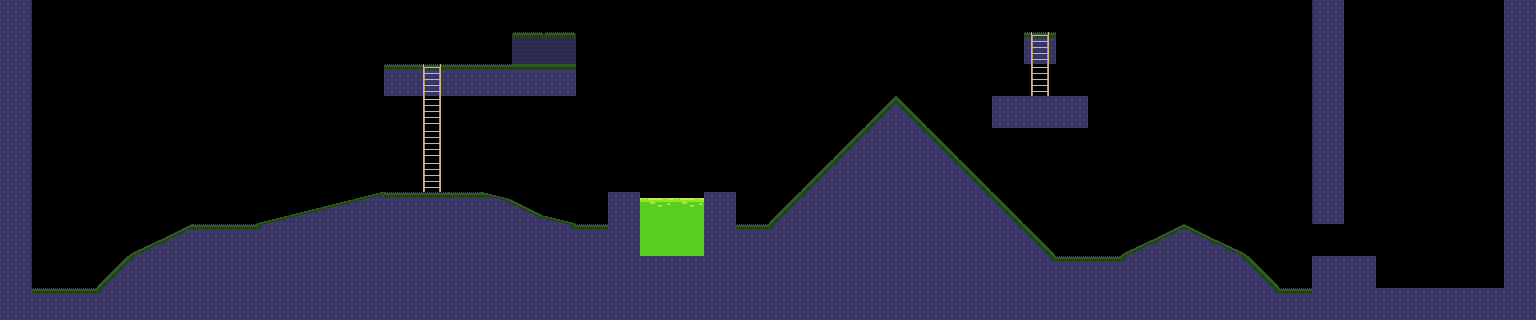

The image is a tile-based game level rendered from a .tmx file. Its description and complete source (layers, tilesets, objects, tile grids) follow:
An orthogonal 48x10 tile map with 32x32 px tiles, 1 tile layer (Capa de Patrones 1).

<map version="1.0" tiledversion="1.0.3" orientation="orthogonal" renderorder="right-down" width="48" height="10" tilewidth="32" tileheight="32" nextobjectid="1">
 <tileset firstgid="1" source="patterns.tsx" />
 <layer name="Capa de Patrones 1" width="48" height="10">
  <data encoding="csv">
2,0,0,0,0,0,0,0,0,0,0,0,0,0,0,0,0,0,0,0,0,0,0,0,0,0,0,0,0,0,0,0,0,0,0,0,0,0,0,0,0,3,0,0,0,0,0,1,
2,0,0,0,0,0,0,0,0,0,0,0,0,0,0,0,10,10,0,0,0,0,0,0,0,0,0,0,0,0,0,0,12,0,0,0,0,0,0,0,0,3,0,0,0,0,0,1,
2,0,0,0,0,0,0,0,0,0,0,0,4,12,4,4,9,9,0,0,0,0,0,0,0,0,0,0,0,0,0,0,11,0,0,0,0,0,0,0,0,3,0,0,0,0,0,1,
2,0,0,0,0,0,0,0,0,0,0,0,0,11,0,0,0,0,0,0,0,0,0,0,0,0,0,20,21,0,0,1,1,1,0,0,0,0,0,0,0,3,0,0,0,0,0,1,
2,0,0,0,0,0,0,0,0,0,0,0,0,11,0,0,0,0,0,0,0,0,0,0,0,0,20,41,42,21,0,0,0,0,0,0,0,0,0,0,0,3,0,0,0,0,0,1,
2,0,0,0,0,0,0,0,0,0,0,0,0,11,0,0,0,0,0,0,0,0,0,0,0,20,41,1,1,42,21,0,0,0,0,0,0,0,0,0,0,3,0,0,0,0,0,1,
2,0,0,0,0,0,0,0,26,28,30,32,14,4,14,39,37,27,0,1,45,45,1,0,20,41,1,1,1,1,42,21,0,0,0,0,0,0,0,0,0,3,0,0,0,0,0,1,
2,0,0,0,22,24,14,4,5,1,1,1,1,1,1,1,1,6,4,1,46,46,1,4,5,1,1,1,1,1,1,42,21,0,0,22,24,25,23,0,0,0,0,0,0,0,0,1,
2,0,0,20,41,1,1,1,1,1,1,1,1,1,1,1,1,1,1,1,1,1,1,1,1,1,1,1,1,1,1,1,6,4,4,5,1,1,42,21,0,1,1,0,0,0,0,1,
1,4,4,5,1,1,1,1,1,1,1,1,1,1,1,1,1,1,1,1,1,1,1,1,1,1,1,1,1,1,1,1,1,1,1,1,1,1,1,6,4,1,1,1,1,1,1,1
</data>
 </layer>
</map>
